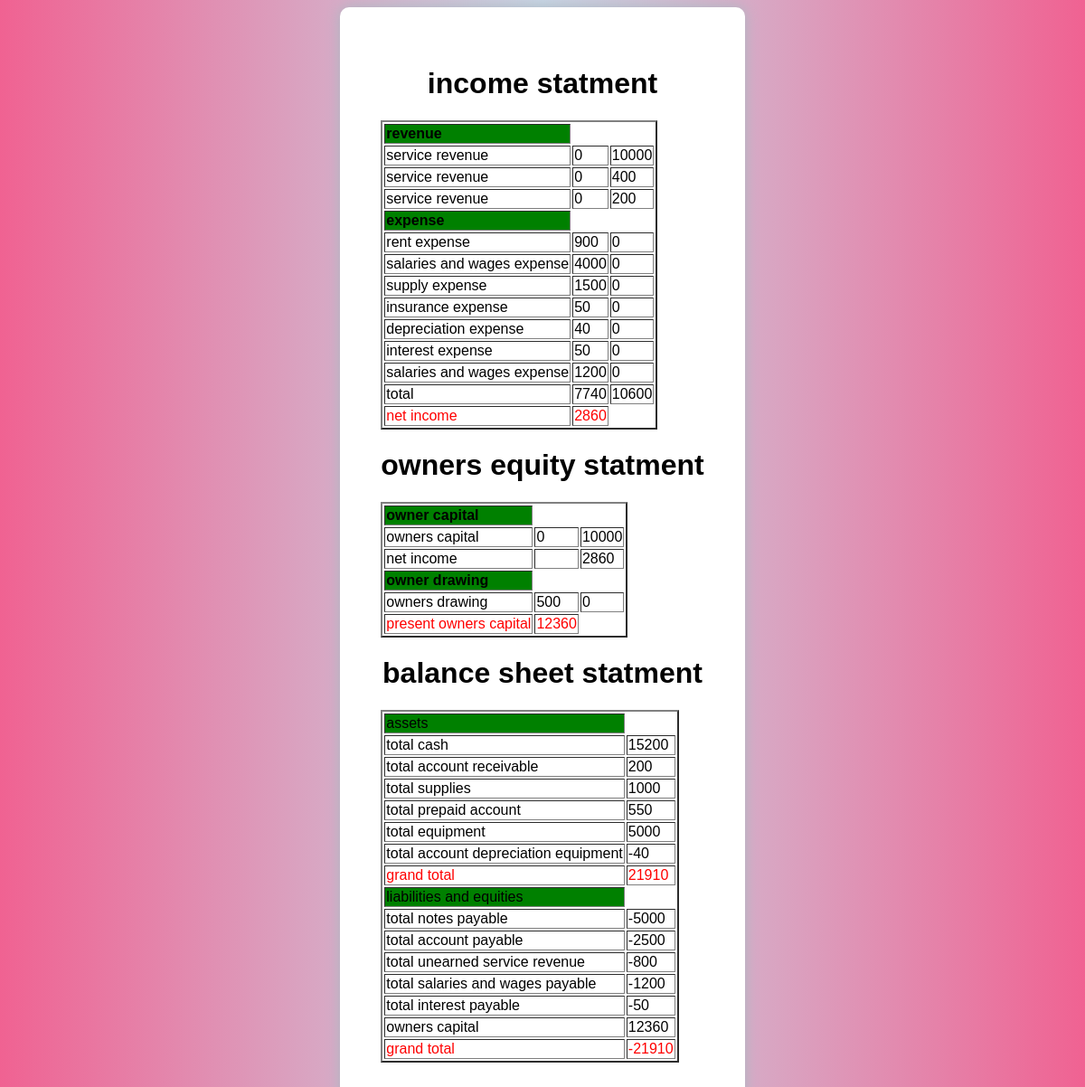
The app's page /statments.php with its own data.
### tables this page shows
CREATE TABLE `record` (
  `transaction_id` int(11) NOT NULL,
  `date` date NOT NULL,
  `account_type` int(11) NOT NULL,
  `description` varchar(30) NOT NULL,
  `reference` int(11) NOT NULL,
  `debit` int(11) NOT NULL,
  `credit` int(11) NOT NULL,
  `balance` int(11) NOT NULL
);

CREATE TABLE `accounts` (
  `account_id` int(11) NOT NULL,
  `account_class` varchar(15) NOT NULL,
  `account_name` varchar(30) NOT NULL
);

### statments.php (the view, shortened to what this page needs)
<html>
<head>
    <link rel="stylesheet" href="style.css">
</head>
<body>
    <div class="form-container">
<h1>income statment</h1><table border=2>
<?php
include("connection.php");
$sql1 = "SELECT * from `record` CROSS join `accounts` ON `record`.`account_type`=`accounts`.`account_id` where `accounts`.`account_class`='revenue'";
$sql2 = "SELECT * from `record` CROSS join `accounts` ON `record`.`account_type`=`accounts`.`account_id` where `accounts`.`account_class`='expenses'";
$result1 = $conn->query($sql1);
$result2 = $conn->query($sql2);
?><td style="background-color:green"><b>revenue</b></td><?php
$total_debit=0;
$total_credit=0;
while($row=$result1->fetch_assoc())
{
    ?>
    <tr>
    <td><?php echo $row["account_name"]?></td>
    <td><?php echo $row["debit"];$total_debit += $row["debit"]?></td>
    <td><?php echo $row["credit"];$total_credit += $row["credit"]?></td>
    </tr>
    <?php
}
?><td style="background-color:green"><b>expense</b></td><?php
while($row=$result2->fetch_assoc())
{
    ?>
    <tr>
    <td><?php echo $row["account_name"]?></td>
    <td><?php echo $row["debit"];$total_debit += $row["debit"]?></td>
    <td><?php echo $row["credit"];$total_credit += $row["credit"]?></td>
    </tr>
    <?php
}
?>
<tr>
    <td>total</td>
    <td><?php echo $total_debit?></td>
    <td><?php echo $total_credit?></td>
</tr>
<tr style="color:red">
    <td>net income</td>
    <td><?php echo $net = $total_credit - $total_debit?></td>
</tr>
</table>
<h1 >owners equity statment</h1>
<table border=2>
    <?php
$sql1 = "SELECT * from `record` CROSS join `accounts` ON `record`.`account_type`=`accounts`.`account_id` where `accounts`.`account_name`='owners capital'";
$sql2 = "SELECT * from `record` CROSS join `accounts` ON `record`.`account_type`=`accounts`.`account_id` where `accounts`.`account_name`='owners drawing'";
$result2 = $conn->query($sql2);
$result1 = $conn->query($sql1);
?><td style="background-color:green"><b>owner capital</b></td><?php
$total_o_debit=0;
$total_o_credit=0;
while($row=$result1->fetch_assoc())
{
    ?>
    <tr>
    <td><?php echo $row["account_name"]?></td>
    <td><?php echo $row["debit"];$total_o_debit += $row["debit"]?></td>
    <td><?php echo $row["credit"];$total_o_credit += $row["credit"]?></td>
    </tr>
    <?php
}
?>
<tr>
    <td>net income<td>
        <td><?php echo $net?></td>
</tr>
<td style="background-color:green"><b>owner drawing</b></td><?php
$total_debit=0;
$total_credit=0;
while($row=$result2->fetch_assoc())
{
    ?>
    <tr>
    <td><?php echo $row["account_name"]?></td>
    <td><?php echo $row["debit"];$total_debit += $row["debit"]?></td>
    <td><?php echo $row["credit"];$total_credit += $row["credit"]?></td>
    </tr>
    <?php
}
?>
<tr style="color:red">
    <td>present owners capital</td>
    <td><?php echo $capital = $total_o_credit - $total_o_debit +$net -$total_debit +$total_credit?></td>
</tr>
</table>
<h1>balance sheet statment</h1>
<table border=2>
    <tr style="background-color:green"><td>assets</td></tr>
   <?php
 $sql2="SELECT DISTINCT account_type,account_name FROM record cross join accounts  on account_type=account_id where account_class='asset' ";
 $result2 = $conn->query($sql2);
 if ($result2->num_rows > 0)
 {
             $g_balance = 0;
     while($row2 = $result2->fetch_assoc())
     {
        $sql = "SELECT * FROM record WHERE account_type = $row2[account_type]";
             $result = $conn->query($sql);
            if ($result->num_rows > 0)
            {
                $balance = 0;
                while($row = $result->fetch_assoc())
                {
                    $debit = $row["debit"];
                    $credit = $row["credit"];
                    $balance += $debit - $credit;
                }
                ?>
                <tr>
                    <td>total <?php echo $row2["account_name"]?></td>
                    <td><?php echo $balance ?></td></tr>
                        <?php
            }
           $g_balance +=$balance;
     }
     ?>
     <tr style="color:red"><td>grand total </td><td><?php echo $g_balance; ?></td></tr>
     <?php
    }
?>
<tr style="background-color:green"><td>liabilities and equities</td></tr>
   <?php
 $sql2="SELECT DISTINCT account_type,account_name FROM record cross join accounts  on account_type=account_id where account_class='liability' ";
 $result2 = $conn->query($sql2);
 if ($result2->num_rows > 0)
 {
             $g_balance = 0;
     while($row2 = $result2->fetch_assoc())
     {
        $sql = "SELECT * FROM record WHERE account_type = $row2[account_type]";
             $result = $conn->query($sql);
            if ($result->num_rows > 0)
            {
                $balance = 0;
                while($row = $result->fetch_assoc())
                {
                    $debit = $row["debit"];
                    $credit = $row["credit"];
                    $balance += $debit - $credit;
                }
                ?>
                <tr>
                    <td>total <?php echo $row2["account_name"]?></td>
                    <td><?php echo $balance ?></td></tr>
                        <?php
            }
           $g_balance +=$balance;
     }
     ?>
     <tr><td>owners capital</td><td><?php echo $capital ?></td></tr>
     <tr style="color:red"><td>grand total </td><td><?php echo $g_balance - $capital; ?></td></tr>
     <?php
    }
?>
</table>
    </html>

### style.css (style rules this page uses)
body { font-family: Poppins, sans-serif; background-image: linear-gradient(90deg, #f06292 0%, #c8d6e5 50%, #f06292 100%); background-size: cover; text-align: center; }
.form-container { background-color: #fff; padding: 45px; border-radius: 10px; box-shadow: 0px 0px 15px #aab8c2; display: inline-block; }

### records on screen
record: account_type.account_name "service revenue", debit "0", credit "10000"
record: account_type.account_name "service revenue", debit "0", credit "400"
record: account_type.account_name "service revenue", debit "0", credit "200"
record: account_type.account_name "rent expense", debit "900", credit "0"
record: account_type.account_name "salaries and wages expense", debit "4000", credit "0"
record: account_type.account_name "supply expense", debit "1500", credit "0"
record: account_type.account_name "insurance expense", debit "50", credit "0"
record: account_type.account_name "depreciation expense", debit "40", credit "0"
record: account_type.account_name "interest expense", debit "50", credit "0"
record: account_type.account_name "salaries and wages expense", debit "1200", credit "0"
record: account_type.account_name "owners capital", debit "0", credit "10000"
record: account_type.account_name "owners drawing", debit "500", credit "0"

### other values on screen
$total_debit "7740"
$total_credit "10600"
$net = $total_credit - $total_debit "2860"
$net "2860"
$row2["account_name"] "cash"
$balance "15200"
$row2["account_name"] "account receivable"
$balance "200"
$row2["account_name"] "supplies"
$balance "1000"
$row2["account_name"] "prepaid account"
$balance "550"
$row2["account_name"] "equipment"
$balance "5000"
$row2["account_name"] "account depreciation equipment"
